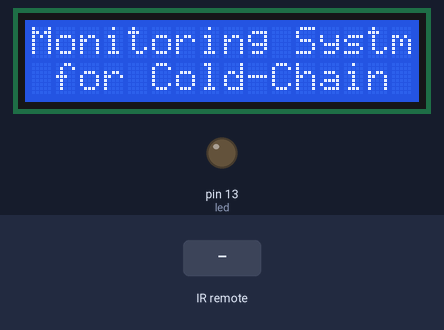
Bench run of a sketch on a simulated Arduino Uno, built with avr-gcc and run on an emulated ATmega328P. On the bench: 16×2 character LCD, output pins drawn as LEDs (lit = HIGH). Inputs (shaded band) come from the test bench. What the sketch prints to the serial monitor is not drawn.

Above: at 5.2 s.
5.3 s: infrared code 0x1FE50AF received
At 6.6 s:
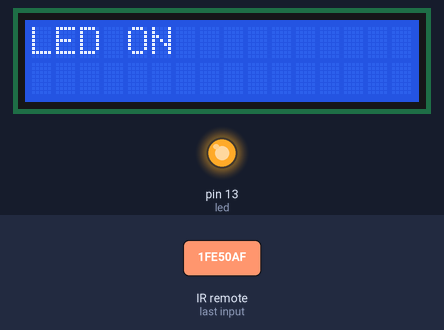
6.9 s: infrared code 0x1FED827 received
At 8.0 s:
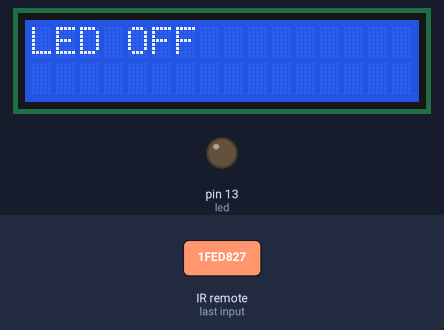
Timing chart, 0 to 9.9 s (numbered marks = the images above; inputs shaded):
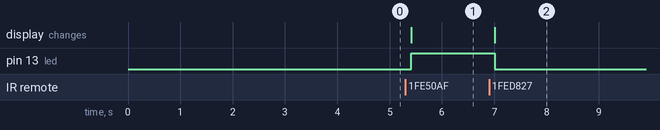

Measured:
- after the input at 5.3 s, pin 13 (led): LOW → HIGH after 0.11 s; the display: changes after 0.11 s (image 1)
- after the input at 6.9 s, pin 13 (led): HIGH → LOW after 0.11 s; the display: changes after 0.11 s (image 2)

The sketch:

IR_rx_DTH11_UNO.ino
```cpp
#include <IRremote.h>

#include <Wire.h>
#include <LiquidCrystal_I2C.h>
LiquidCrystal_I2C lcd(0x3F,16,2);


int RECV_PIN = 6;
const int led=13;

IRrecv irrecv(RECV_PIN);
decode_results results;

#include "DHT.h"
#define DHTPIN 2
#define DHTTYPE DHT11

DHT dht(DHTPIN, DHTTYPE);

void setup()
{
  pinMode(led,OUTPUT);

  lcd.backlight();
  lcd.init();
  lcd.clear();
  lcd.setCursor(0,0);
  lcd.print("Monitoring Systm");
  lcd.setCursor(0,1);
  lcd.print(" for Cold-Chain ");
  delay(3000);

  Serial.begin(9600);
  irrecv.enableIRIn();

  dht.begin();
  delay(1000);
}

//1FE50AF --1
//1FED827 --2

void loop()
{
  if (irrecv.decode(&results))
  {
    Serial.println(results.value, HEX);
    delay(100);
     if(results.value==0x1FE50AF)
     {
      lcd.clear();
      lcd.setCursor(0,0);
      lcd.print("LED ON");
      digitalWrite(led, HIGH);
      delay(1000);
     }

     else if(results.value==0x1FED827)
     {
      lcd.clear();
      lcd.setCursor(0,0);
      lcd.print("LED OFF");
      digitalWrite(led, LOW);
      delay(1000);
      }

     else
     {
      float h = dht.readHumidity();
      float t = dht.readTemperature();
      float f = dht.readTemperature(true);
      delay(100);

      // Check if any reads failed and exit early (to try again).
      if (isnan(h) || isnan(t) || isnan(f)) {
        //Serial.println(F("Failed to read from DHT sensor!"));
        goto ksn;
        }

      //Serial.println("Temperature: " + (String) t);
      //Serial.println("Humidity: " + (String) h);
      lcd.clear();
      lcd.setCursor(0,0);
      lcd.print("TEMP: ");lcd.print(t);
      lcd.setCursor(0,1);
      lcd.print("Humi: ");lcd.print(h);
      delay(100);
    }
    ksn:
    irrecv.resume();
  }

}
```
